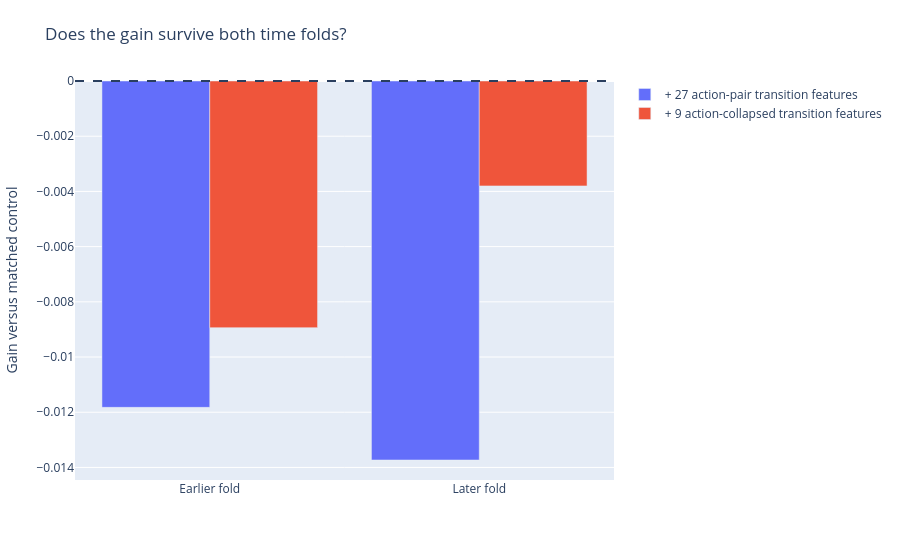

Source (notebook cell):
### Markdown cell above
## 3 · Chronological-fold changes

### Code cell
view.show_chart(3)

### Figure 1 — Plotly figure (JSON) as saved in the notebook; plotly's stock layout.template omitted (floating-point values rounded to 4 significant figures)
{"data": [{"name": "+ 27 action-pair transition features", "type": "bar", "x": ["Earlier fold", "Later fold"], "y": [-0.01182, -0.01373]}, {"name": "+ 9 action-collapsed transition features", "type": "bar", "x": ["Earlier fold", "Later fold"], "y": [-0.008935, -0.003801]}], "layout": {"barmode": "group", "margin": {"b": 80, "l": 65, "r": 35, "t": 80}, "shapes": [{"line": {"dash": "dash"}, "type": "line", "x0": 0, "x1": 1, "xref": "x domain", "y0": 0, "y1": 0, "yref": "y"}], "title": {"text": "Does the gain survive both time folds?"}, "yaxis": {"title": {"text": "Gain versus matched control"}}}}
